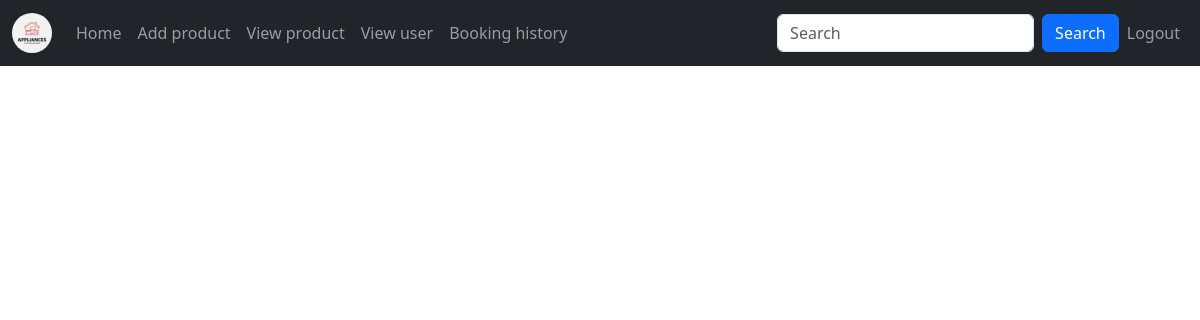
The app's page /bookinghistory, older data.
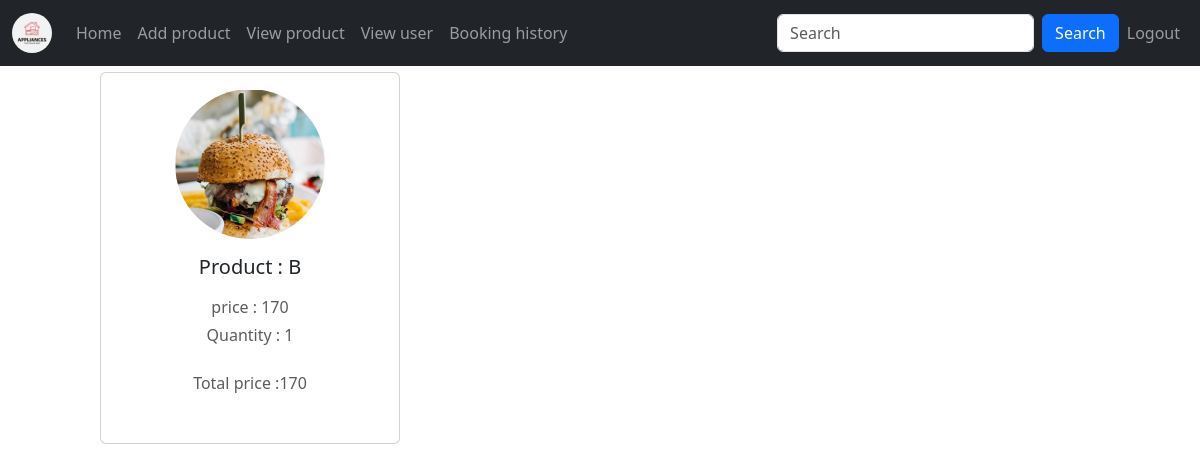
The same page, newer data.
### app/models.py (models this page shows, shortened)
class buy(models.Model):
    user = models.ForeignKey(Register,on_delete=models.CASCADE)
    product = models.ForeignKey(Product,on_delete=models.CASCADE)
    date_of_buying = models.TextField()
    payment_status = models.BooleanField(default=False)
    quantity = models.IntegerField()
    price = models.IntegerField()

class Product(models.Model):
    name = models.TextField()
    discription = models.TextField()
    price = models.IntegerField()
    category = models.TextField()
    quantity = models.IntegerField()
    offerprice = models.IntegerField()
    image = models.FileField()

### app/views.py (the view)
# urls.py: path('bookinghistory',views.bookinghistory),
def bookinghistory(req):
    data=buy.objects.all()
    return render(req,'booking_history.html',{'data':data})

### template/booking_history.html (shortened to what this page needs)
<!DOCTYPE html>
<html lang="en">
<head>
  <link href="https://cdn.jsdelivr.net/npm/bootstrap@5.3.3/dist/css/bootstrap.min.css" rel="stylesheet">
</head>
<body>
<nav class="navbar navbar-expand-sm navbar-dark bg-dark">
  <div class="container-fluid">
    <a class="navbar-brand" href="#">
        <img src="static/360_F_450084582_MJt3cB5MG2NcwgoaN86eWH5573szBMKH.jpg" alt="Logo" style="width:40px;" class="rounded-pill">
      </a>
    <div class="collapse navbar-collapse" id="mynavbar">
      <ul class="navbar-nav me-auto">
        <li class="nav-item">
            <a class="nav-link" href="../adminhome">Home</a>
          </li>
        <li class="nav-item">
          <a class="nav-link" href="../addpro">Add product</a>
        </li>
        <li class="nav-item">
          <a class="nav-link" href="../viewpro">View product</a>
        </li>
        <li class="nav-item">
          <a class="nav-link" href="../viewuser">View user</a>
        </li>
        <li class="nav-item">
          <a class="nav-link" href="../bookinghistory">Booking history</a>
        </li>
      </ul>
      <form class="d-flex">
        <input class="form-control me-2" type="text" placeholder="Search">
        <button class="btn btn-primary" type="button">Search</button>
      </form>
      <ul class="navbar-nav">
        <li class="nav-item">
          <a class="nav-link" href="../logout">Logout</a>
        </li>
      </ul>
    </div>
  </div>
</nav>
  {% for i in data %}
  <div class="card mb-4">
    <div class="card-body text-center">
      <img src="{{i.product.image.url}}" alt="avatar" class="rounded-circle img-fluid" style="width: 150px;height: 150px;">
      <h5 class="my-3">Product : {{i.product.name}}</h5>
      <p class="text-muted mb-1">price : {{i.price}}</p>
      <p class="text-muted mb-4">Quantity : {{i.quantity}}</p>
      <p class="text-muted mb-4">Total price :{{i.price}}</p>
    </div>
  </div>
  {% endfor %}
</body>
</html>

Row changes from the older to the newer data that the page shows:
added buy: product.image (picture), product.name "B", price "170", quantity "1"
